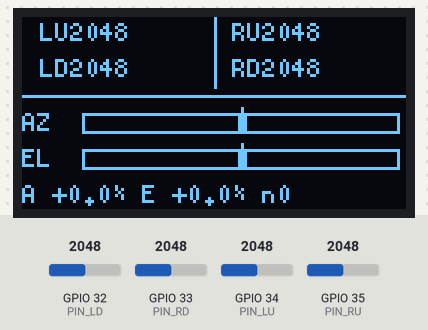
Simulated run of this sketch. Board: ESP32. Parts: 128×64 one-colour display. Inputs (shaded band) come from the test bench; at power-on: GPIO 33 (PIN_RD) = 2048, GPIO 32 (PIN_LD) = 2048, GPIO 34 (PIN_LU) = 2048, GPIO 35 (PIN_RU) = 2048. What the sketch prints to the serial monitor is not drawn.

Above: at 1.5 s.
1.6 s: GPIO 33 (PIN_RD) set to 2084
At 2.8 s:
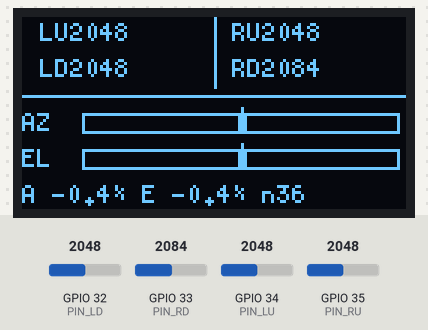
4.6 s: GPIO 32 (PIN_LD) set to 2084
At 6.0 s:
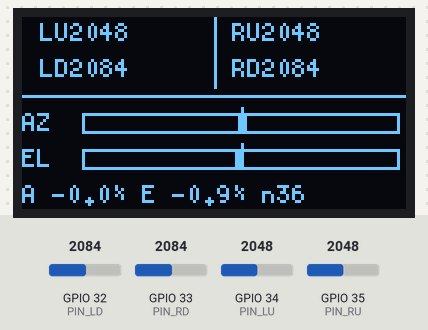
6.2 s: GPIO 34 (PIN_LU) set to 2866
At 7.8 s:
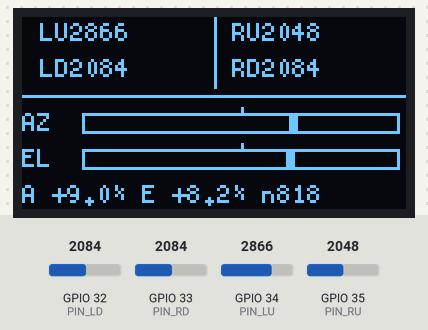
8.1 s: GPIO 35 (PIN_RU) set to 2866
At 9.7 s:
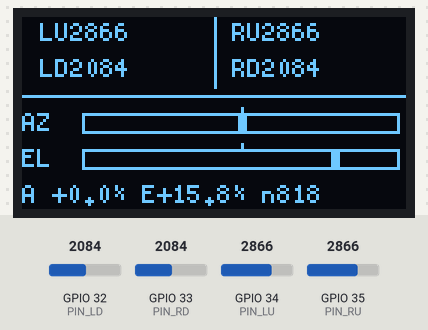
9.8 s: GPIO 32 (PIN_LD) set to 3972
At 11.27 s:
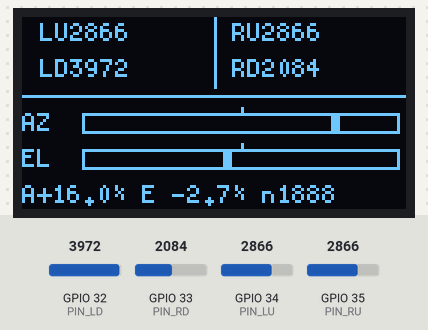
11.3 s: GPIO 33 (PIN_RD) set to 2866
At 13.1 s:
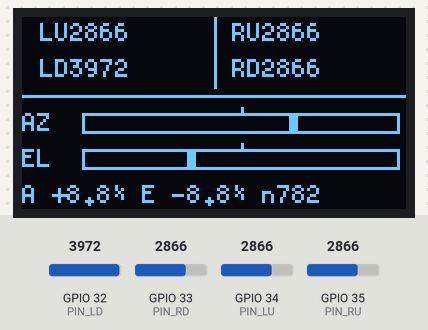
Timing chart, 0 to 14.0 s (numbered marks = the images above; inputs shaded):
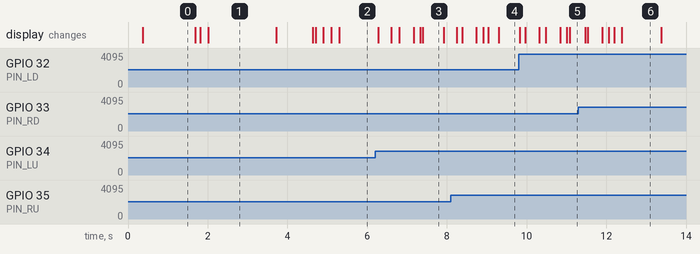

Measured:
- the behaviour switches between 2048 and 2049 on GPIO 33 (PIN_RD) (found by bisection; images 0 and 1)
- after the input at 1.6 s, the display: first changes after 0.08 s (image 1 shows a later state)
- after the input at 4.6 s, the display: first changes at once (image 2 shows a later state)
- after the input at 8.1 s, the display: first changes after 0.15 s (image 4 shows a later state)
- after the input at 9.8 s, the display: first changes at once (image 5 shows a later state)
- what the display in image 1 shows lasts 1.7 s, from 2.0 s to 3.7 s
- what the display in image 6 shows lasts 1.0 s, from 12.4 s to 13.4 s

The sketch:

ldr_test.ino
```cpp
// ⚠️ 版本说明（后加）
// 这是早期的四象限光敏测试程序，那时还没有电位器反馈，
// 光敏占用 GPIO 32/33/34/35。
// 加入舵机位置反馈之后，32/33 让给了电位器抽头，
// 光敏改到 GPIO 36/39/34/35（见 tracker_v4.ino）。
// 单独跑这个测试程序时按本文件的引脚接线即可，
// 但要和 v4 一起用，请先把下面的引脚改成 36/39/34/35。

// 太阳能跟踪器 —— 四象限光敏读数测试（只读，不驱动舵机）
// ACEBOTT ESP32 Max V1.0 + 4×LDR + SSD1306
//
// 目的：
//   1. 验证四路接线是否正确（遮哪个，哪个掉）
//   2. 看四个传感器的一致性差多少（决定要不要标定）
//   3. 测 ADC 噪声有多大（决定死区和滤波强度）
//   4. 看光照变化的动态范围
//
// 用法：
//   烧进去，屏上四个数按物理位置排布。用手依次遮挡每个象限，
//   确认对应的数字下降。串口每秒打印一行，方便复制到表格里分析。
//
// 需要的库：U8g2

#include <Wire.h>
#include <U8g2lib.h>

// ── 引脚（全部 ADC1，开 WiFi 也能用）─────────────────
const int PIN_LU = 34;   // 左上
const int PIN_RU = 35;   // 右上
const int PIN_LD = 32;   // 左下
const int PIN_RD = 33;   // 右下

#define PIN_SDA 21
#define PIN_SCL 22

U8G2_SSD1306_128X64_NONAME_F_HW_I2C u8g2(U8G2_R0, U8X8_PIN_NONE, PIN_SCL, PIN_SDA);

// ── 采样与滤波 ────────────────────────
const int OVERSAMPLE = 8;      // 每次读取的连采次数，取中位数
const float EMA_A = 0.25f;     // 一阶低通系数，越小越平滑越滞后

struct Ch {
  int pin;
  const char* name;
  int raw;                     // 本次原始值
  float filt;                  // 滤波后
  int lo, hi;                  // 观察到的最小/最大，用来看动态范围
  float cal;                   // 标定系数，先都设 1.0
};

Ch ch[4] = {
  { PIN_LU, "LU", 0, 0, 4095, 0, 1.0f },
  { PIN_RU, "RU", 0, 0, 4095, 0, 1.0f },
  { PIN_LD, "LD", 0, 0, 4095, 0, 1.0f },
  { PIN_RD, "RD", 0, 0, 4095, 0, 1.0f },
};
#define LU 0
#define RU 1
#define LD 2
#define RD 3

// 噪声统计：记录最近若干次读数的波动范围
const int NBUF = 32;
int nbuf[4][NBUF];
int nidx = 0;
int noise[4] = {0, 0, 0, 0};

// 中位数采样：对孤立尖峰免疫，比取平均可靠
int readMedian(int pin) {
  int v[OVERSAMPLE];
  for (int i = 0; i < OVERSAMPLE; i++) {
    v[i] = analogRead(pin);
    delayMicroseconds(200);
  }
  // 小数组，插入排序足够
  for (int i = 1; i < OVERSAMPLE; i++) {
    int k = v[i], j = i - 1;
    while (j >= 0 && v[j] > k) { v[j + 1] = v[j]; j--; }
    v[j + 1] = k;
  }
  return (v[OVERSAMPLE / 2 - 1] + v[OVERSAMPLE / 2]) / 2;
}

void sampleAll() {
  for (int i = 0; i < 4; i++) {
    ch[i].raw = readMedian(ch[i].pin);
    ch[i].filt = ch[i].filt * (1 - EMA_A) + ch[i].raw * EMA_A;

    if (ch[i].raw < ch[i].lo) ch[i].lo = ch[i].raw;
    if (ch[i].raw > ch[i].hi) ch[i].hi = ch[i].raw;

    nbuf[i][nidx] = ch[i].raw;
  }
  nidx = (nidx + 1) % NBUF;

  // 每轮算一次噪声峰峰值
  for (int i = 0; i < 4; i++) {
    int mn = 4095, mx = 0;
    for (int k = 0; k < NBUF; k++) {
      if (nbuf[i][k] < mn) mn = nbuf[i][k];
      if (nbuf[i][k] > mx) mx = nbuf[i][k];
    }
    noise[i] = mx - mn;
  }
}

// ── 误差计算 ────────────────────────────
// 归一化：除以总光强，这样阴天晴天可以用同一组参数
float errAZ, errEL, total;

void computeError() {
  float lu = ch[LU].filt * ch[LU].cal;
  float ru = ch[RU].filt * ch[RU].cal;
  float ld = ch[LD].filt * ch[LD].cal;
  float rd = ch[RD].filt * ch[RD].cal;

  total = lu + ru + ld + rd + 1.0f;         // +1 防除零

  // 注意：光敏电阻模块多数是"越亮读数越小"，如果你的相反，
  // 把下面两行的正负对调即可（跑一下就知道）
  errAZ = ((lu + ld) - (ru + rd)) / total;  // 正 = 左边亮
  errEL = ((lu + ru) - (ld + rd)) / total;  // 正 = 上边亮
}

// ── 显示 ──────────────────────────────
// 居中的双向误差条：指针在中间表示对准
void centerBar(int x, int y, int w, float v) {
  u8g2.drawFrame(x, y, w, 7);
  int mid = x + w / 2;
  u8g2.drawVLine(mid, y - 2, 3);                 // 中心刻度
  int p = mid + (int)(constrain(v, -1.0f, 1.0f) * (w / 2 - 3));
  u8g2.drawBox(p - 1, y + 1, 3, 5);              // 指针
}

void draw() {
  u8g2.clearBuffer();
  u8g2.setFont(u8g2_font_5x8_tr);

  // 四个数按物理位置排布，和实物一一对应
  u8g2.setCursor(6, 8);    u8g2.printf("LU%4d", ch[LU].raw);
  u8g2.setCursor(70, 8);   u8g2.printf("RU%4d", ch[RU].raw);
  u8g2.setCursor(6, 20);   u8g2.printf("LD%4d", ch[LD].raw);
  u8g2.setCursor(70, 20);  u8g2.printf("RD%4d", ch[RD].raw);
  u8g2.drawVLine(64, 0, 24);
  u8g2.drawHLine(0, 26, 128);

  // 两条误差条
  u8g2.setCursor(0, 38);   u8g2.print("AZ");
  centerBar(20, 32, 106, errAZ * 4);              // ×4 放大，小误差也看得见

  u8g2.setCursor(0, 50);   u8g2.print("EL");
  centerBar(20, 44, 106, errEL * 4);

  // 底部：误差百分比 + 最大噪声
  int mxNoise = 0;
  for (int i = 0; i < 4; i++) if (noise[i] > mxNoise) mxNoise = noise[i];
  u8g2.setCursor(0, 62);
  u8g2.printf("A%+5.1f%% E%+5.1f%% n%d", errAZ * 100, errEL * 100, mxNoise);

  u8g2.sendBuffer();
}

// ── 主程序 ─────────────────────────────
unsigned long lastPrint = 0;

void setup() {
  Serial.begin(115200);
  delay(300);
  Serial.println("\n=== 四象限光敏读数测试 ===");
  Serial.println("遮挡各象限，确认对应数值变化");
  Serial.println("ms,LU,RU,LD,RD,errAZ,errEL,total");

  // 11dB 衰减 = 量程约 0-3.3V（但两端非线性，见下面提示）
  analogSetAttenuation(ADC_11db);

  for (int i = 0; i < 4; i++) {
    pinMode(ch[i].pin, INPUT);
    ch[i].filt = analogRead(ch[i].pin);
    for (int k = 0; k < NBUF; k++) nbuf[i][k] = ch[i].filt;
  }

  Wire.begin(PIN_SDA, PIN_SCL);
  u8g2.begin();
  u8g2.setContrast(180);
}

void loop() {
  sampleAll();
  computeError();
  draw();

  // 每 500ms 打印一行，方便复制到表格分析
  if (millis() - lastPrint > 500) {
    lastPrint = millis();
    Serial.printf("%lu,%d,%d,%d,%d,%.4f,%.4f,%.0f\n",
                  millis(), ch[LU].raw, ch[RU].raw, ch[LD].raw, ch[RD].raw,
                  errAZ, errEL, total);
  }

  delay(30);
}

// ─────────────────────────────────
// 看完读数之后，记下这几个数字，后面调参要用：
//
//   1. 四个通道全遮暗时的读数        → 暗电平
//   2. 四个通道均匀照亮时的读数      → 差异越大越需要标定
//      标定方法：取四个的平均值 M，把每个通道的 cal 设成 M / 该通道读数
//   3. 屏幕右下角那个 n（噪声峰峰值） → 死区至少要设成它的 2 倍
//   4. errAZ / errEL 在完全对准时是否接近 0
//
// 如果遮左边反而是右边的数变小，说明接线顺序反了，改引脚定义即可。
// 如果遮挡时数值上升而不是下降，说明模块是"越亮读数越小"，
// 把 computeError() 里两行的正负对调。
// ──────────────────────────────────
```
